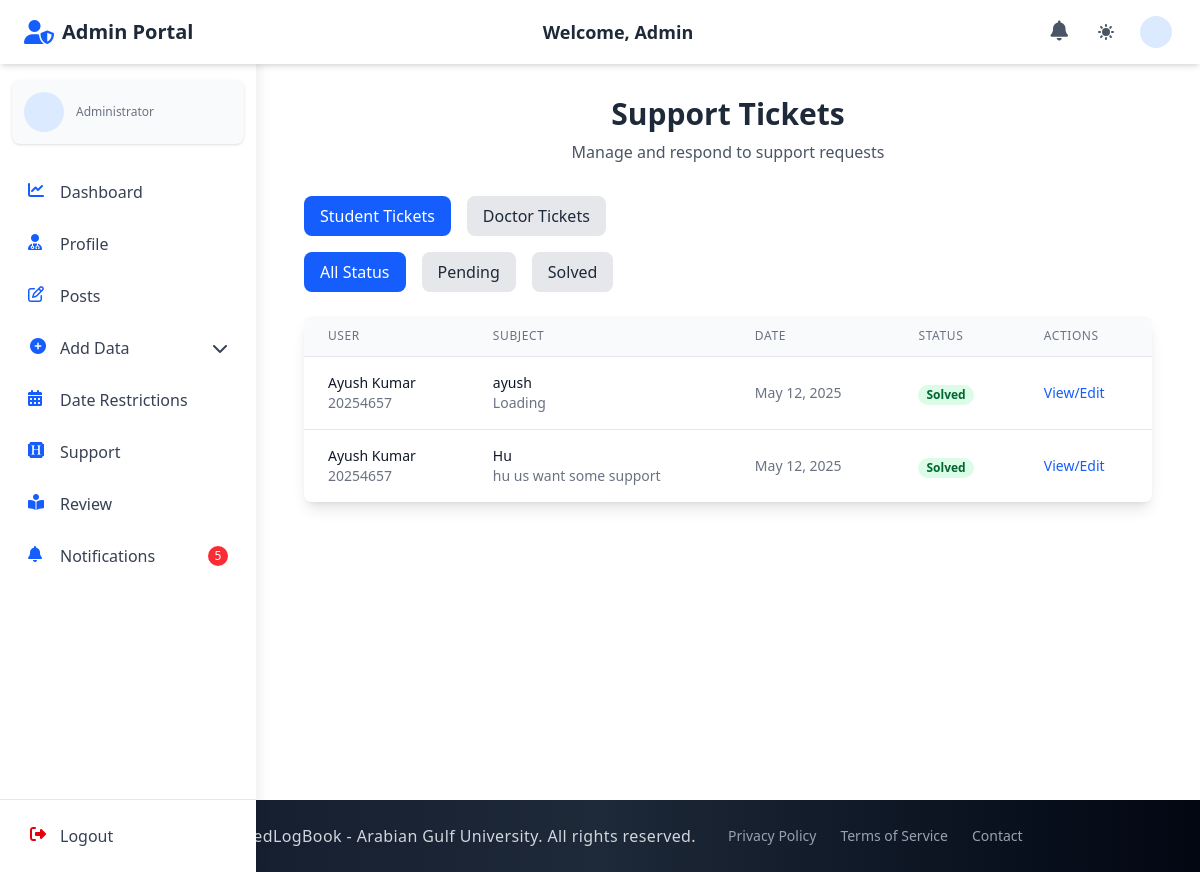
Before: /admin_section/admin_support/ (signed in) with the older database file.
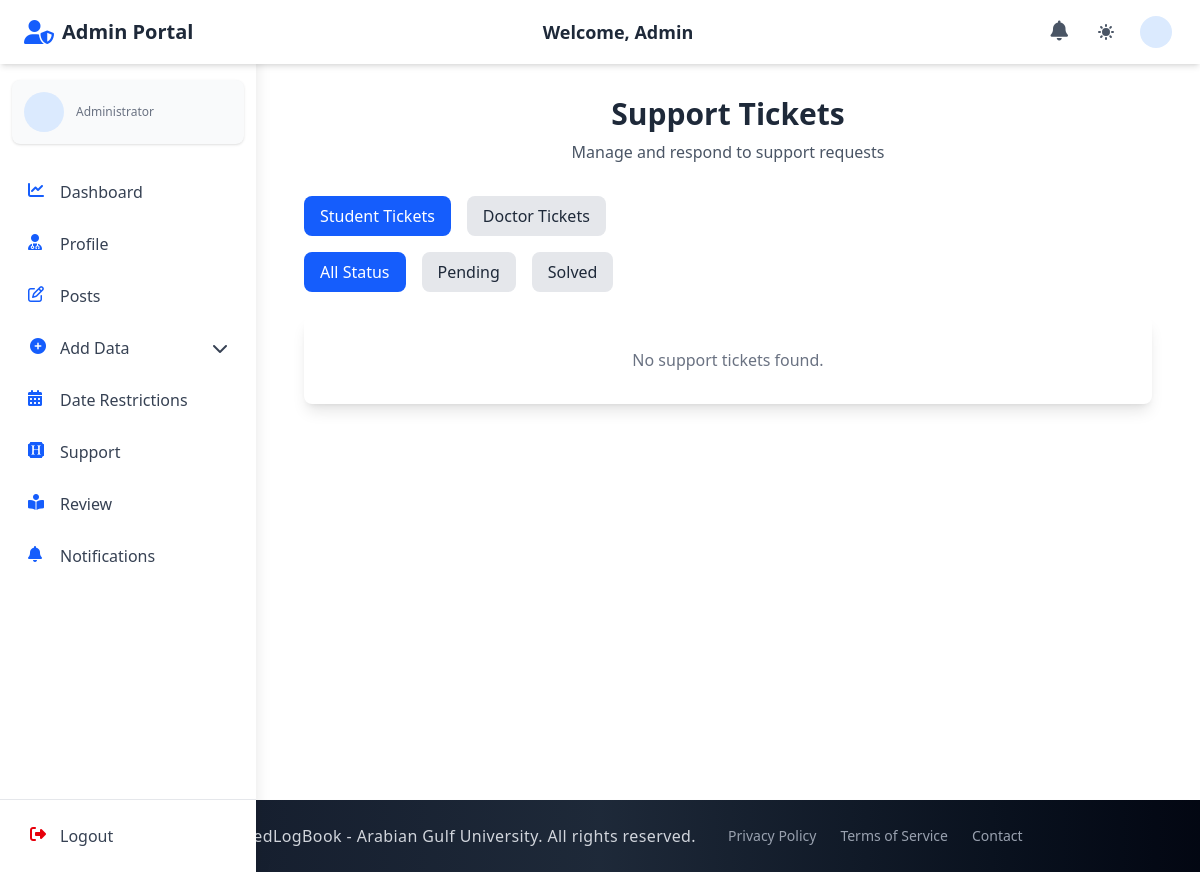
After: the same page with the newer database file.
### student_section/models.py (models this page shows, shortened)
class SupportTicket(models.Model):
    student = models.ForeignKey(Student, on_delete=models.CASCADE, related_name='support_tickets')
    subject = models.CharField(max_length=100)
    description = models.TextField()
    date_created = models.DateTimeField(auto_now_add=True)
    STATUS_CHOICES = [
        ('pending', 'Pending'),
        ('solved', 'Solved')
    ]
    status = models.CharField(max_length=20, choices=STATUS_CHOICES, default='pending')
    admin_comments = models.TextField(blank=True)
    resolved_date = models.DateTimeField(null=True, blank=True)
    class Meta:
        ordering = ['-date_created']
        verbose_name = "Support Ticket"
        verbose_name_plural = "Support Tickets"

### accounts/models.py (models this page shows, shortened)
class Student(models.Model):
    user = models.OneToOneField(
        CustomUser, on_delete=models.CASCADE, related_name="student"
    )
    student_id = models.CharField(max_length=30, unique=True)
    group = models.ForeignKey(
        "admin_section.Group",
        on_delete=models.SET_NULL,
        null=True,
        blank=True,
        related_name="students",
    )

class CustomUser(AbstractUser):
    email = models.EmailField(unique=True)
    first_name = models.CharField(max_length=150, blank=True)
    last_name = models.CharField(max_length=150, blank=True)
    profile_photo = models.ImageField(
        upload_to="profiles/", blank=True, null=True, default="profiles/default.jpg"
    )
    city = models.CharField(max_length=100, blank=True)
    country = models.CharField(max_length=100, blank=True)
    phone_no = models.CharField(max_length=20, blank=True)
    bio = models.TextField(blank=True)
    speciality = models.CharField(max_length=100, blank=True)
    ROLE_CHOICES = (
        ("student", "Student"),
        ("doctor", "Doctor"),
        ("staff", "Staff"),
        ("admin", "Admin"),
    )
    role = models.CharField(max_length=10, choices=ROLE_CHOICES, default="student")
    groups = models.ManyToManyField(
        "auth.Group", related_name="customuser_groups", blank=True
    )
    user_permissions = models.ManyToManyField(
        "auth.Permission", related_name="customuser_permissions", blank=True
    )
    USERNAME_FIELD = "email"
    REQUIRED_FIELDS = ["username"]

### admin_section/views.py (the view)
# urls.py: path("admin_support/", views.admin_support, name="admin_support"),
@login_required
def admin_support(request):
    ticket_type = request.GET.get('type', 'student')
    status_filter = request.GET.get('status', '')
    if ticket_type == 'doctor':
        tickets = DoctorSupportTicket.objects.all().order_by('-date_created')
    else:  # default to student tickets
        tickets = SupportTicket.objects.all().order_by('-date_created')
        ticket_type = 'student'  # ensure valid value
    if status_filter in ['pending', 'solved']:
        tickets = tickets.filter(status=status_filter)
    context = {
        'tickets': tickets,
        'status_filter': status_filter,
        'ticket_type': ticket_type,
    }
    return render(request, "admin_section/admin_support.html", context)

### admin_section/context_processors.py (called while the page is built)
def admin_notification_count(request):
    if request.user.is_authenticated and request.user.role == 'admin':
        try:
            admin_unread_notifications_count = AdminNotification.objects.filter(recipient=request.user, is_read=False).count()
            return {'admin_unread_notifications_count': admin_unread_notifications_count}
        except:
            pass
    return {'admin_unread_notifications_count': 0}

### doctor_section/context_processors.py (called while the page is built, shortened)
def notification_count(request):
    return {'unread_notifications_count': 0}

### staff_section/context_processors.py (called while the page is built, shortened)
def staff_notification_count(request):
    return {'staff_unread_notifications_count': 0}

### student_section/context_processors.py (called while the page is built, shortened)
def student_notification_count(request):
    return {'student_unread_notifications_count': 0}

### admin_section/templates/admin_section/admin_support.html (shortened to what the changed rows need)
{% extends 'base.html' %}
{% block navbar %}
{% include 'components/admin_auth_navbar.html' %}
{% endblock %}
{% block content %}
  <div class="container mx-auto px-4 py-8">
    <div class="text-center mb-8">
      <h2 class="text-3xl font-bold text-gray-800 dark:text-white">Support Tickets</h2>
    </div>
    <div class="bg-white dark:bg-gray-800 rounded-lg shadow-lg overflow-hidden">
      {% if tickets %}
        <table class="min-w-full divide-y divide-gray-200 dark:divide-gray-700">
          <thead class="bg-gray-50 dark:bg-gray-700">
            <tr>
              <th scope="col" class="px-6 py-3 text-left text-xs font-medium text-gray-500 dark:text-gray-300 uppercase tracking-wider">User</th>
              <th scope="col" class="px-6 py-3 text-left text-xs font-medium text-gray-500 dark:text-gray-300 uppercase tracking-wider">Subject</th>
              <th scope="col" class="px-6 py-3 text-left text-xs font-medium text-gray-500 dark:text-gray-300 uppercase tracking-wider">Date</th>
              <th scope="col" class="px-6 py-3 text-left text-xs font-medium text-gray-500 dark:text-gray-300 uppercase tracking-wider">Status</th>
              <th scope="col" class="px-6 py-3 text-left text-xs font-medium text-gray-500 dark:text-gray-300 uppercase tracking-wider">Actions</th>
            </tr>
          </thead>
          <tbody class="bg-white dark:bg-gray-800 divide-y divide-gray-200 dark:divide-gray-700">
            {% for ticket in tickets %}
              <tr class="hover:bg-gray-50 dark:hover:bg-gray-700">
                <td class="px-6 py-4 whitespace-nowrap">
                  {% if ticket_type == 'student' %}
                    <div class="text-sm font-medium text-gray-900 dark:text-white">{{ ticket.student.user.get_full_name }}</div>
                    <div class="text-sm text-gray-500 dark:text-gray-400">{{ ticket.student.student_id }}</div>
                  {% else %}
                    <div class="text-sm font-medium text-gray-900 dark:text-white">Dr. {{ ticket.doctor.user.get_full_name }}</div>
                    <div class="text-sm text-gray-500 dark:text-gray-400">Doctor</div>
                  {% endif %}
                </td>
                <td class="px-6 py-4">
                  <div class="text-sm text-gray-900 dark:text-white">{{ ticket.subject }}</div>
                  <div class="text-sm text-gray-500 dark:text-gray-400 truncate max-w-xs">{{ ticket.description|truncatechars:50 }}</div>
                </td>
                <td class="px-6 py-4 whitespace-nowrap text-sm text-gray-500 dark:text-gray-300">{{ ticket.date_created|date:"M d, Y" }}</td>
                <td class="px-6 py-4 whitespace-nowrap">
                  <span class="px-2 inline-flex text-xs leading-5 font-semibold rounded-full {% if ticket.status == 'solved' %}bg-green-100 text-green-800 dark:bg-green-800 dark:text-green-100{% else %}bg-yellow-100 text-yellow-800 dark:bg-yellow-800 dark:text-yellow-100{% endif %}">
                    {{ ticket.status|title }}
                  </span>
                </td>
                <td class="px-6 py-4 whitespace-nowrap text-sm font-medium">
                  <a href="{% url 'admin_section:resolve_ticket' ticket.id %}?type={{ ticket_type }}" class="text-blue-600 hover:text-blue-900 dark:text-blue-400 dark:hover:text-blue-300">
                    {% if ticket.status == 'pending' %}Resolve{% else %}View/Edit{% endif %}
                  </a>
                </td>
              </tr>
            {% endfor %}
          </tbody>
        </table>
      {% else %}
        <div class="text-center py-8">
          <p class="text-gray-500 dark:text-gray-400">No support tickets found.</p>
        </div>
      {% endif %}
    </div>
  </div>
{% endblock %}

Changed rows visible on the page:
removed SupportTicket: student.user.get_full_name "Ayush Kumar", student.student_id "20254657", subject "ayush", description "Loading", date_created "May 12, 2025", status "Solved", shows "View/Edit"
removed SupportTicket: student.user.get_full_name "Ayush Kumar", student.student_id "20254657", subject "Hu", description "hu us want some support", date_created "May 12, 2025", status "Solved", shows "View/Edit"
Other visible differences:
{{ admin_unread_notifications_count }}: "5" → (not shown)
text no longer shown: "USER SUBJECT DATE STATUS ACTIONS"
text now shown: "No support tickets found."
